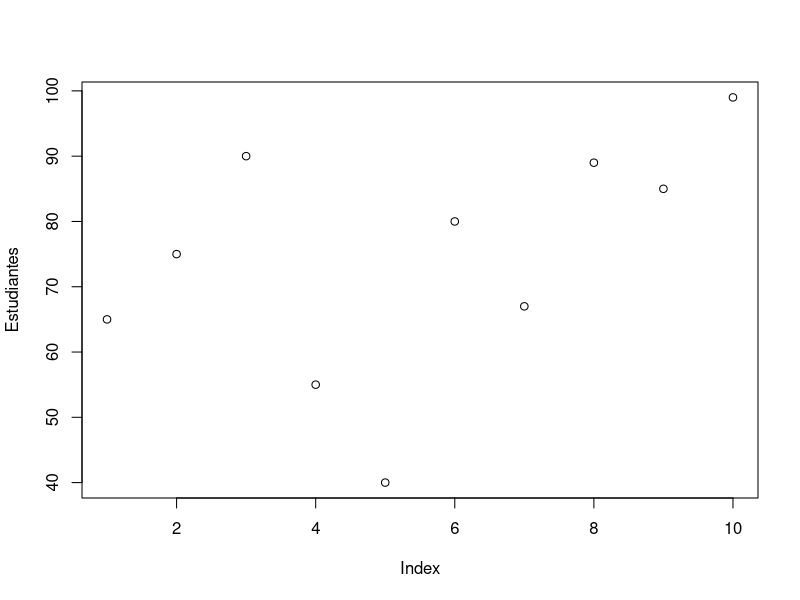

The R script that drew this image: (Note: this script raises an error after producing the figure.)
#1
Estudiantes =c(65,75,90,55,40,80,67,89,85,99) 
names(Estudiantes) <- c("Mike","Fran","Edwin","Carol","Roman","Alex","CR7","AAron","Maria","Jose")
print(Estudiantes)
plot(Estudiantes)

#2 base de datos - Groceries data
Groceries_data
class(Groceries_data)
View(Groceries_data)